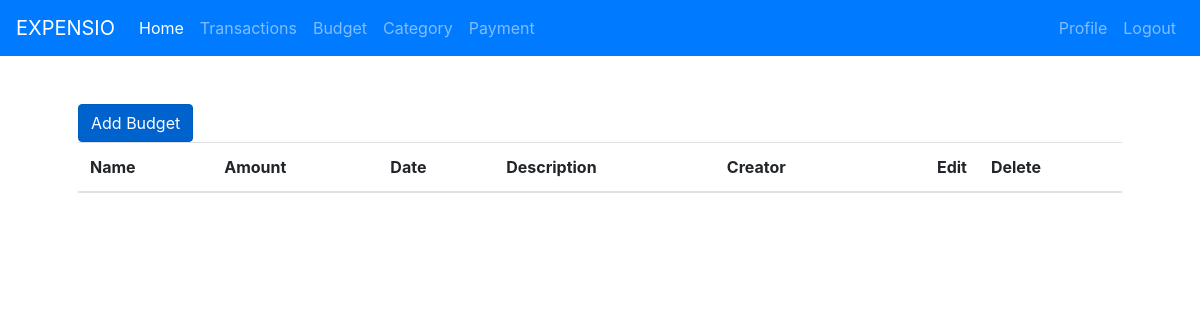
The page /budget/ (signed in) on the database as committed earlier.
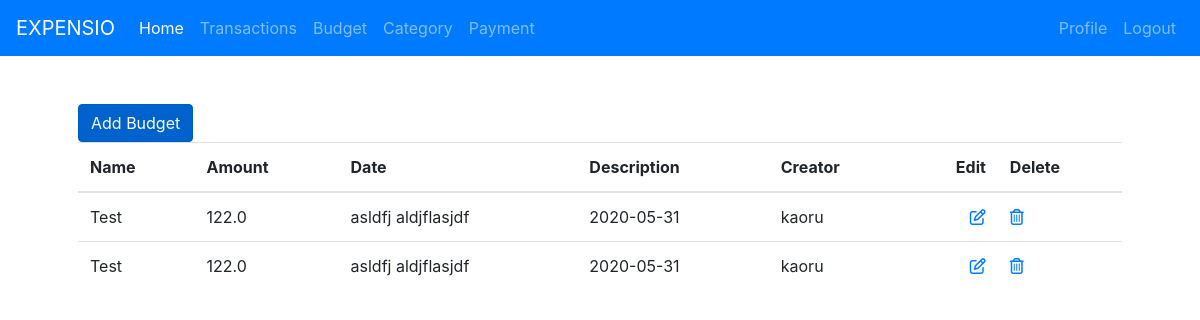
The same page on the database as committed later.
### budget/models.py (models this page shows, shortened)
class Budget(models.Model):
    name = models.CharField(max_length=50)
    amount = models.FloatField()
    description = models.CharField(max_length=200)
    created_date = models.DateTimeField(auto_now_add=True)
    user = models.ForeignKey("auth.User", on_delete=models.CASCADE)

### budget/views.py (the view)
# urls.py: path("", BudgetListView.as_view(), name="budgets"),
class BudgetListView(ListView):
    model = Budget
    template_name = "budget.html"
    def get_queryset(self):
        return Budget.objects.filter(user=self.request.user)

### templates/budget.html (shortened to what this page needs)
{% extends "base.html" %}
{% block content %}
    <a href="/budget/budget_add" class="btn btn-primary active" role="button" aria-pressed="true">Add Budget</a>
    <br>
    <table class="table">
        <thead>
            <tr>
                <th scope="col">Name</th>
                <th scope="col">Amount</th>
                <th scope="col">Date</th>
                <th scope="col">Description</th>
                <th scope="col">Creator</th>
                <th scope="col" class="text-right">Edit</th>
                <th scope="col">Delete</th>
            </tr>
        </thead>
        <tbody>
            {% for budget in object_list %}
                <tr>
                    <td>{{ budget.name }}</td>
                    <td>{{ budget.amount }}</td>
                    <td>{{ budget.description }}</td>
                    <td>{{ budget.created_date | date:"Y-m-d" }}</td>
                    <td>{{ budget.user }}</td>
                    <td class="text-right">
                        <a href="{{ budget.id  }}/budgetedit"><i class="far fa-edit"></i></a>
                    </td>
                    <td>
                        <a href="{{ budget.id  }}/budgetdelete"> <i class="far fa-trash-alt"></i></a>
                    </td>
                </tr>
            {% endfor %}
        </tbody>
    </table>
{% endblock content %}

### templates/base.html (shortened to what this page needs)
<!DOCTYPE html>
<html lang="en">
    <head>
        <link rel="stylesheet" href="https://stackpath.bootstrapcdn.com/bootstrap/4.4.1/css/bootstrap.min.css">
    </head>
    <body>
        <nav class="navbar navbar-expand-lg navbar-dark bg-primary">
            <a class="navbar-brand" href="#">
                EXPENSIO
            </a>
            <div class="collapse navbar-collapse" id="navbarNavAltMarkup">
                <div class="navbar-nav">
                    <a class="nav-item nav-link active" href="/">Home <span class="sr-only">(current)</span></a>
                    <a class="nav-item nav-link" href="/transaction">Transactions</a>
                    <a class="nav-item nav-link" href="/budget">Budget</a>
                    <a class="nav-item nav-link" href="/category">Category</a>
                    <a class="nav-item nav-link" href="#">Payment</a>
                </div>
                <div class="navbar-nav ml-auto">
                    {% if user.is_authenticated %}
                        <a class="nav-item nav-link" href="{% url 'profile' %}">Profile</a>
                        <a class="nav-item nav-link" href="{% url 'logout' %}">Logout</a>
                    {% else %}
                     <a class="nav-item nav-link" href="{% url 'login' %}">Login</a>
                     <a class="nav-item nav-link" href="{% url 'register' %}">Register</a>
                    {% endif %}
                </div>
            </div>
        </nav>
        <div class="p-5 container">
            {% block content %}
            {% endblock %}
        </div>
    </body>
</html>

Rows that differ between the two databases and show on the page:
added Budget: name "Test", amount "122.0", description "asldfj aldjflasjdf", created_date "2020-05-31", user "kaoru"
added Budget: name "Test", amount "122.0", description "asldfj aldjflasjdf", created_date "2020-05-31", user "kaoru"
